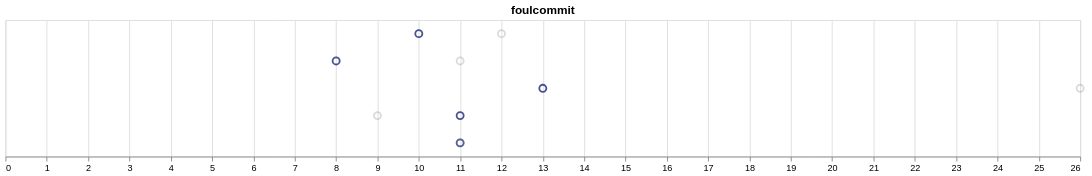

Write a Vega-Lite specification for this figure.
### Vega specification from a JSON file in a GitHub repository (floating-point values rounded to 4 significant figures; data arrays with more than 128 entries replaced by an {"elided": "..."} marker saying what was removed)
{"$schema": "https://vega.github.io/schema/vega/v5.json", "autosize": {"type": "fit-x", "contains": "padding"}, "background": "white", "padding": 5, "height": 150, "title": {"text": "foulcommit", "frame": "group"}, "style": "cell", "data": [{"name": "selector008_store", "values": [{"unit": "", "fields": [{"type": "E", "field": "Team"}], "values": ["FC Barcelona"]}]}, {"name": "data-f74538efcc924c4b3ef73f0a153e7d1b", "values": {"elided": "200 records"}}, {"name": "data_0", "source": "data-f74538efcc924c4b3ef73f0a153e7d1b", "transform": [{"type": "filter", "expr": "!(length(data(\"selector008_store\"))) || (vlSelectionTest(\"selector008_store\", datum))"}, {"type": "formula", "expr": "datum.team_name == selector008.Team ? datum.team_name : 'Other'", "as": "team"}, {"type": "formula", "expr": "datum.team_name == selector008.Team ? 1 : 0.8", "as": "opacity"}, {"type": "filter", "expr": "isValid(datum[\"opacity\"]) && isFinite(+datum[\"opacity\"]) && isValid(datum[\"value\"]) && isFinite(+datum[\"value\"])"}]}], "signals": [{"name": "width", "init": "isFinite(containerSize()[0]) ? containerSize()[0] : 400", "on": [{"update": "isFinite(containerSize()[0]) ? containerSize()[0] : 400", "events": "window:resize"}]}, {"name": "unit", "value": {}, "on": [{"events": "mousemove", "update": "isTuple(group()) ? group() : unit"}]}, {"name": "selector008_Team", "init": "\"FC Barcelona\"", "bind": {"input": "select", "options": ["Valencia CF", "RCD Mallorca", "CA Osasuna", "Villarreal CF", "RC Deportivo de La Coruña", "Real Madrid CF", "CD Numancia", "FC Barcelona", "Racing Santander", "Sevilla FC", "Real Sporting de Gijón", "Getafe CF", "Real Betis Balompié", "RC Recreativo", "RCD Espanyol", "Real Valladolid", "Athletic Club de Bilbao", "UD Almería", "Atlético Madrid", "Málaga CF", "Xerez Club Deportivo", "Real Zaragoza", "CD Tenerife", "Hércules Club de Fútbol", "Levante UD", "Real Sociedad", "Granada CF", "Rayo Vallecano", "RC Celta de Vigo", "Elche CF", "SD Eibar", "Córdoba CF", "UD Las Palmas"], "name": "Team A"}}, {"name": "selector008", "update": "vlSelectionResolve(\"selector008_store\", \"union\")"}, {"name": "selector008_tuple", "update": "selector008_Team !== null ? {fields: selector008_tuple_fields, values: [selector008_Team]} : null"}, {"name": "selector008_tuple_fields", "value": [{"type": "E", "field": "Team"}]}, {"name": "selector008_modify", "on": [{"events": {"signal": "selector008_tuple"}, "update": "modify(\"selector008_store\", selector008_tuple, true)"}]}], "marks": [{"name": "marks", "type": "symbol", "style": ["point"], "interactive": true, "from": {"data": "data_0"}, "encode": {"update": {"opacity": {"scale": "opacity", "field": "opacity"}, "size": {"value": 60}, "fill": {"value": "transparent"}, "stroke": {"scale": "color", "field": "team"}, "tooltip": {"signal": "{\"team_name\": ''+datum[\"team_name\"], \"value\": format(datum[\"value\"], \"\")}"}, "x": {"scale": "x", "field": "value"}, "y": {"scale": "y", "field": "Oponent"}}}}], "scales": [{"name": "x", "type": "linear", "domain": {"data": "data_0", "field": "value"}, "range": [0, {"signal": "width"}], "zero": true, "nice": true}, {"name": "y", "type": "point", "domain": {"data": "data_0", "field": "Oponent", "sort": true}, "range": [0, {"signal": "height"}], "padding": 0.5}, {"name": "color", "type": "ordinal", "domain": {"data": "data_0", "field": "team", "sort": true}, "range": ["#1D2778", "#858796"]}, {"name": "opacity", "type": "linear", "domain": {"data": "data_0", "field": "opacity"}, "range": [0.3, 0.8], "zero": false}], "axes": [{"scale": "x", "orient": "bottom", "grid": true, "gridScale": "y", "tickCount": {"signal": "ceil(width/40)"}, "domain": false, "labels": false, "maxExtent": 0, "minExtent": 0, "ticks": false, "zindex": 0}, {"scale": "x", "orient": "bottom", "grid": false, "labelFlush": true, "labelOverlap": true, "tickCount": {"signal": "ceil(width/40)"}, "zindex": 0}]}
